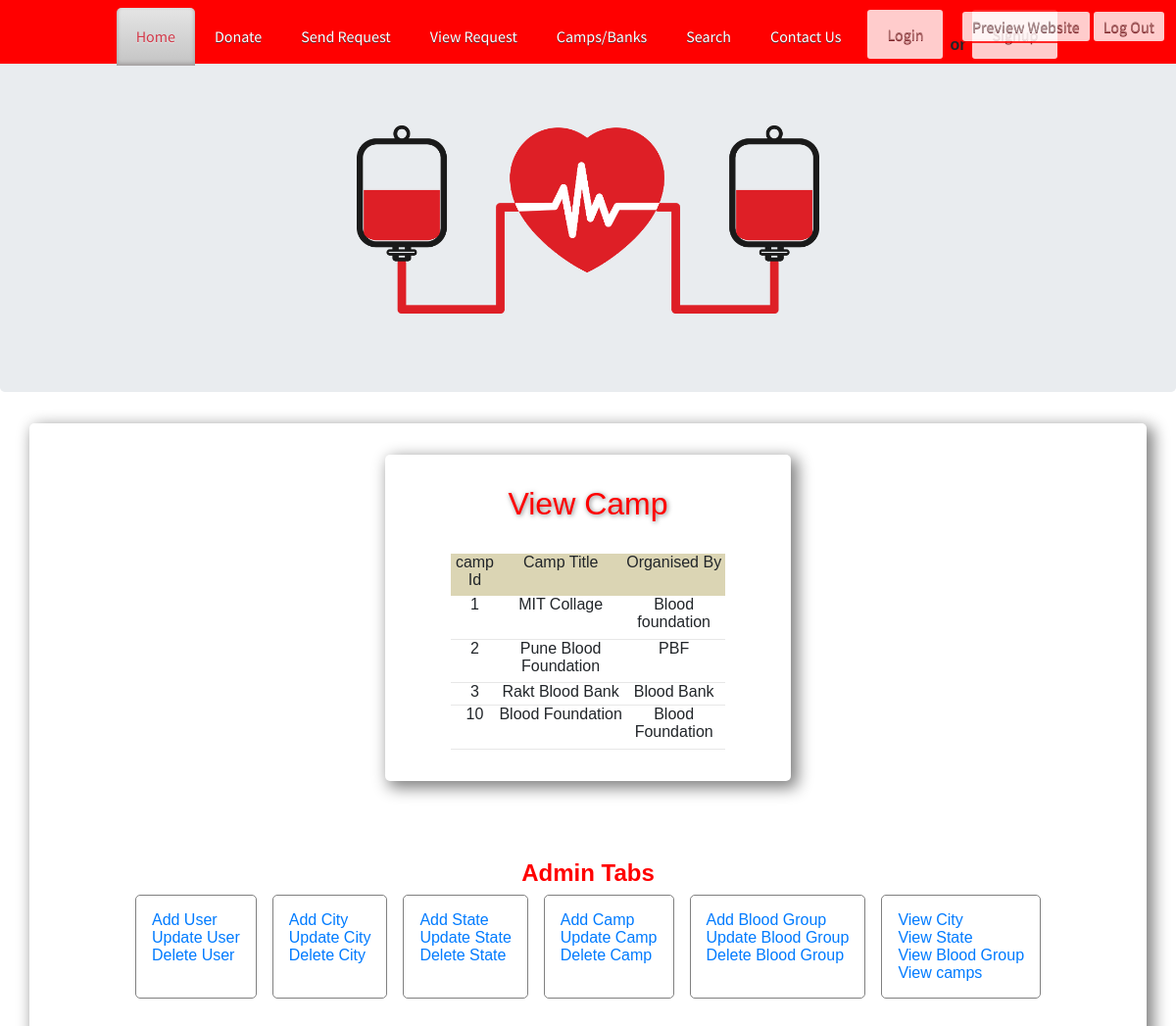
Screenshot of /Admin/viewcamp.php (signed in) with the database file from the repository.
### tables this page shows
CREATE TABLE IF NOT EXISTS `camp` (
  `camp_id` int(100) NOT NULL AUTO_INCREMENT,
  `camp_title` varchar(500) NOT NULL,
  `organised_by` varchar(500) NOT NULL,
  `state` int(100) NOT NULL,
  `city` int(100) NOT NULL,
  `pic` varchar(900) NOT NULL,
  `detail` varchar(1000) NOT NULL,
  PRIMARY KEY (`camp_id`)
);

### Admin/viewcamp.php (the view, shortened to what this page needs)
<!DOCTYPE html
    PUBLIC "-//W3C//DTD XHTML 1.0 Transitional//EN" "http://www.w3.org/TR/xhtml1/DTD/xhtml1-transitional.dtd">
<html xmlns="http://www.w3.org/1999/xhtml">
<head>
    <link href="StyleSheet.css" rel="stylesheet" type="text/css" />
    <link href="css/style.css" rel="stylesheet" type="text/css" media="all" />
    <link rel="stylesheet" href="https://cdn.jsdelivr.net/npm/bootstrap@4.6.0/dist/css/bootstrap.min.css"
>
    <link href="css/flexslider.css" rel="stylesheet" type="text/css" media="all" />
</head>
<body>
    <div class="wrap">
        <?php require('../header.php');?>
        <div class="Lgout">
            <ul>
                <li><a class="btn-nv btn nav-btn" href="../index.php" target="_blank">Preview Website</a></li>
                <li><a class="btn-nv btn nav-btn" href="logout.php">Log Out</a></li>
            </ul>
        </div>
    </div>
    <div class="jumbotron">
        <img src="img/HomepgJ.png" alt="">
    </div>
    <div class="container">
        <div class="container" style="width: max-content">
            <?php include('function.php'); ?>
            <form method="post">
                <div style="margin:auto; width:100%;">
                    <div class="field">
                        <div class="BMSTitle" style="margin-bottom: 2rem;">
                            <h2>View Camp</h2>
                        </div>
                    </div>
                    <table border="1" align="center" width="80%" height="200px" style="margin: auto;">
                        <tr>
                            <td style='margin: auto; text-align: center; background: rgb(151 133 36 / 34%);'>camp Id
                            </td>
                            <td align="center"
                                style='margin: auto; text-align: center; background: rgb(151 133 36 / 34%);'>Camp Title
                            </td>
                            <td align="center"
                                style='margin: auto; text-align: center; background: rgb(151 133 36 / 34%);'>Organised
                                By</td>
                        </tr>
                        <tr>
                            <td>
                                <?php
$cn=mysqli_connect("localhost","root","","bloodbank");
$s="select * from camp";
	$result=mysqli_query($cn,$s);
	while($data=mysqli_fetch_array($result))
	{
			echo "<tr><td style='margin: auto; text-align: center;border-bottom: 1px solid rgb(128 128 128 / 19%);'>$data[0]</td><td  style='margin: auto; text-align: center;border-bottom: 1px solid rgb(128 128 128 / 19%);'>$data[1]</td><td  style='margin: auto; text-align: center;border-bottom: 1px solid rgb(128 128 128 / 19%);'>$data[2]</td></tr>";
		}
?>
                            </td>
                        </tr>
                    </table>
                </div>
            </form>
        </div>
        <div style="width:100%;">
            <?php include('left.php'); ?>
        </div>
    </div>
</body>
</html>

### Admin/css/style.css (style rules this page uses)
html, body, div, span, applet, object, iframe, h1, h2, h3, h4, h5, h6, p, blockquote, pre, a, abbr, acronym, address, big, cite, code, del, dfn, em, img, ins, kbd, q, s, samp, small, strike, strong, sub, sup, tt, var, b, u, i, dl, dt, dd, ol, nav ul, nav li, fieldset, form, label, legend, table, caption, tbody, tfoot, thead, tr, th, td, article, aside, canvas, details, embed, figure, figcaption, footer, header, hgroup, menu, nav, output, ruby, section, summary, time, mark, audio, video { margin: 0; padding: 0; border: 0; font-size: 100%; font: inherit; vertical-align: baseline; }
ol, ul { list-style: none; margin: 0; padding: 0; }
table { border-collapse: collapse; border-spacing: 0; }
a { text-decoration: none; }
img { max-width: 100%; }
body { font-family: Arial, Geneva, Helvetica, sans-serif; font-size: 100%; }
.wrap { margin: 0 auto; }
.jumbotron { height: 50vh; padding: 5rem !important; padding-top: 8rem !important; text-align: center; }
.jumbotron img { max-width: 100%; max-height: 100%; margin: auto; }
.container { margin-bottom: 5rem; box-shadow: 5px 5px 16px 2px gray; border-radius: 5px; padding: 2rem !important; }
.btn { font-family: 'Source Sans Pro', sans-serif; border: none; font-size: 16px; cursor: pointer; padding: 10px 24px; display: inline-block; text-transform: capitalize; letter-spacing: 0px; font-weight: 400; outline: none; position: relative; -webkit-transition: all 0.3s; -moz-transition: all 0.3s; transition: all 0.3s; border-radius: 5px; -webkit-border-radius: 5px; -moz-border-radius: 5px; -o-border-radius: 5px; }
.Lgout { position: fixed !important; top: 10px; right: 10px; z-index: 102; display: flex; }
.Lgout ul { display: flex; }
.Lgout ul li a { font-family: 'Source Sans Pro', sans-serif; line-height: 1.8em; display: block; text-decoration: none; font-weight: normal; color: #ffffff; padding: 5px 10px; font-size: 1em; text-transform: capitalize; text-shadow: 0 1px 0 #5c2830; letter-spacing: 0px; }
.BMSTitle h2 { font-size: 2rem; text-align: center; color: red; text-shadow: 1px 1px 5px #7B7C7E; }
.field { width: 100%; display: flex; justify-content: center; }
@media screen and (max-width: 1280px) { .wrap { width: 95%; } }

### Admin/css/navbar.css (style rules this page uses)
html, body { margin: 0; padding: 0; box-sizing: border-box; font-family: "Quicksand", sans-serif; }
.nav-btn { line-height: normal !important; border-radius: 5px !important; padding: 0.7rem 1rem; margin: auto; border: 2px solid red !important; opacity: 0.8; transition: all 0.7s ease; color: #968686 !important; background: rgb(255 255 255) !important; }

### rows the page displays
camp: camp_id "1", camp_title "MIT Collage", organised_by "Blood foundation"
camp: camp_id "2", camp_title "Pune Blood Foundation", organised_by "PBF"
camp: camp_id "3", camp_title "Rakt Blood Bank", organised_by "Blood Bank"
camp: camp_id "10", camp_title "Blood Foundation", organised_by "Blood Foundation"
